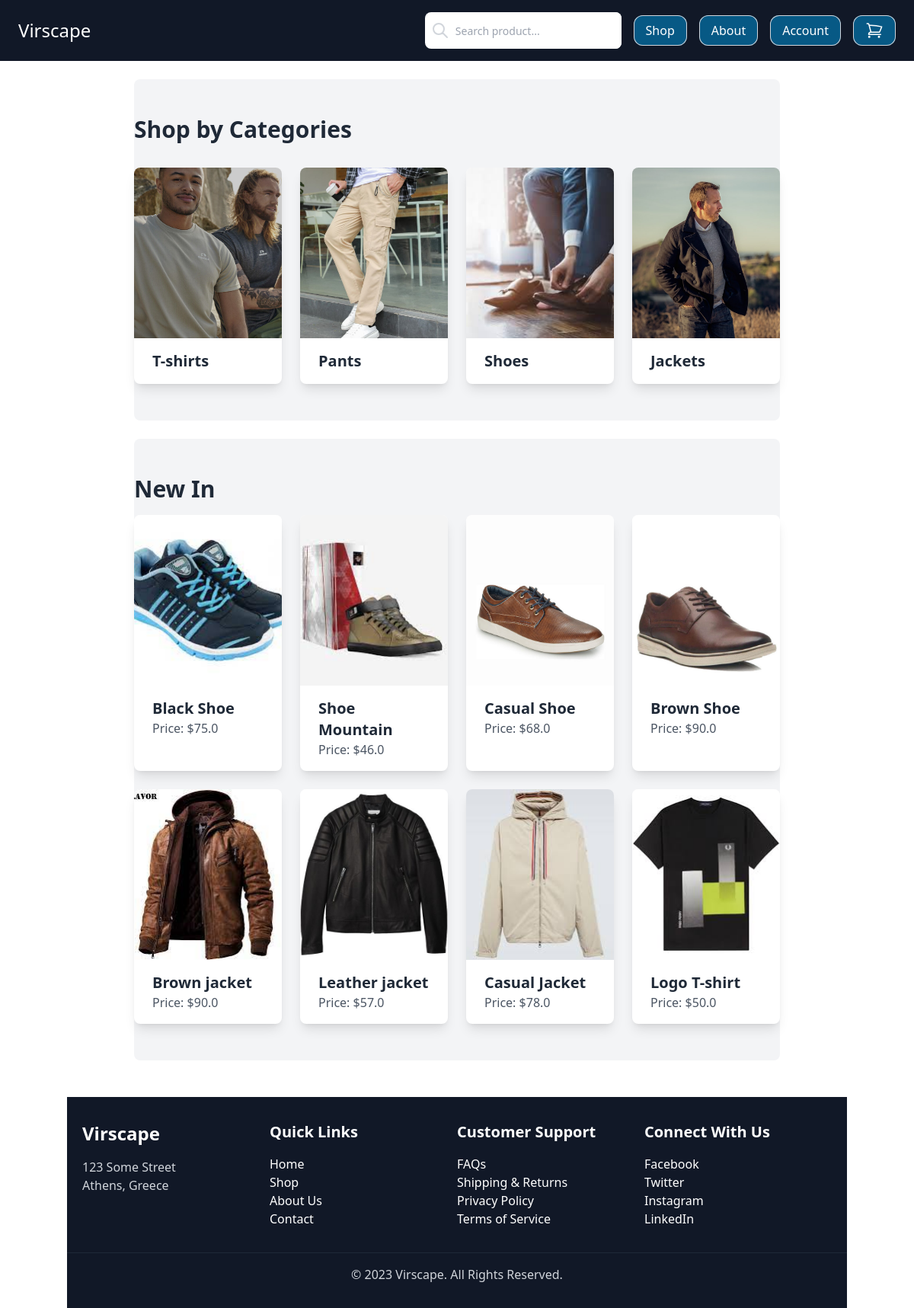
The page / on the database its author committed.
### shop/models.py (models this page shows, shortened)
class Category(models.Model):
    title = models.CharField(max_length=50)
    slug = models.SlugField(null=False, unique=True)
    image = models.ImageField(upload_to='uploads/categories', blank=True, null=True)
    class Meta:
        verbose_name_plural = 'Categories'
    def get_image(self):
        if self.image:
            return self.image.url

class Item(models.Model):
    category = models.ForeignKey(Category, related_name='item', on_delete=models.CASCADE)
    title = models.CharField(max_length=50)
    description = models.TextField(blank=True)
    slug = models.SlugField(null=False, unique=True)
    image = models.ImageField(upload_to='uploads/', blank=True, null=True)
    price = models.FloatField()
    created_date = models.DateField(auto_now_add=True)
    updated_date = models.DateField(auto_now=True)
    favourites = models.ManyToManyField(User, related_name='favourite', default=None, blank=True)
    class Meta:
        ordering = ('-created_date',)
    def get_image(self):
        if self.image:
            return self.image.url

### core/views.py (the view)
# urls.py: path("", views.homepage, name="homepage"),
def homepage(request):
    categories = Category.objects.all()
    newest_items = Item.objects.order_by('-created_date')[:8]
    context = {'categories':categories,'newest_items':newest_items}
    return render(request, "core/homepage.html", context)

### core/templates/core/homepage.html (shortened to what this page needs)
{% extends 'core/base.html' %}
{% block content %}
<br>
<div class="bg-gray-100 py-12 rounded-lg ">
    <div class="container mx-auto ">
        <h1 class="text-3xl font-semibold text-gray-800 mb-8">Shop by Categories</h1>
        <div class="grid grid-cols-1 sm:grid-cols-2 md:grid-cols-3 lg:grid-cols-4 gap-6">
            {% for category in categories %}
            <a href="{% url 'category_view' category.slug %}" class="group bg-white rounded-lg overflow-hidden shadow-lg hover:shadow-xl transition duration-300 ease-in-out">
                <div class="h-56 overflow-hidden group-hover:opacity-90">
                    <img src="{{ category.get_image }}" alt="Image of {{ category.title }}" class="w-full h-full object-cover">
                </div>
                <div class="py-4 px-6">
                    <p class="text-xl font-semibold text-gray-800 group-hover:text-blue-600 transition duration-300 ease-in-out">{{ category.title }}</p>
                </div>
            </a>
            {% endfor %}
        </div>
    </div>
</div>
<br>
<div class="bg-gray-100 rounded-lg py-12">
    <div class="container mx-auto">
        <h2 class="text-3xl font-semibold text-gray-800 mb-4 ">New In</h2>
        <div class="grid grid-cols-1 sm:grid-cols-2 md:grid-cols-3 lg:grid-cols-4 gap-6">
            {% for item in newest_items %}
            <a href="{% url 'view_item' item.category.slug item.slug %}" class="group bg-white rounded-lg overflow-hidden shadow-lg hover:shadow-xl transition duration-300 ease-in-out">
                <div class="h-56 overflow-hidden">
                    <img src="{{ item.get_image }}" alt="Image of {{ item.title }}" class="w-full h-full object-cover">
                </div>
                <div class="py-4 px-6">
                    <p class="text-xl font-semibold text-gray-800 group-hover:text-blue-600 transition duration-300 ease-in-out">{{ item.title }}</p>
                    <p class="text-gray-600">Price: ${{ item.price }}</p>
                </div>
            </a>
            {% endfor %}
        </div>
    </div>
</div>
</div>
{% endblock content %}

### core/templates/core/base.html (shortened to what this page needs)
{% load static %}
<!doctype html>
<html>
<head>
  <script src="https://cdn.tailwindcss.com"></script>
</head>
<body>
    <nav class="max-w-9xl mx-auto py-4 flex items-center justify-between px-6 bg-gray-900">
        <div class="logo">
            <a href="/" class="text-2xl text-white">Virscape</a>
        </div>
        <div class="menu flex items-center space-x-4">
            <form role="search" method="POST" action="{% url 'search_results' %}">
                <div class='max-w-md mx-auto'>
                    <div class="relative flex items-center w-full h-12 rounded-lg focus-within:shadow-lg bg-white overflow-hidden">
                        <div class="grid place-items-center h-full w-12 text-gray-300">
                            <svg xmlns="http://www.w3.org/2000/svg" class="h-6 w-6" fill="none" viewBox="0 0 24 24" stroke="currentColor">
                            <path stroke-linecap="round" stroke-linejoin="round" stroke-width="2" d="M21 21l-6-6m2-5a7 7 0 11-14 0 7 7 0 0114 0z" />
                            </svg>
                        </div>
                        <input
                        class="peer h-full w-full outline-none text-sm text-gray-700 pr-2"
                        type="search"
                        placeholder="Search product..."
                        name="search_query"
                        required aria-label="Search"
                        />
                    </div>
            </form>
            </div>
            <a href="{% url 'shop' %}" class="flex space-x-2 py-2 px-4 bg-sky-800 text-white ring-1 ring-inset ring-gray-300 rounded-xl hover:bg-sky-900">Shop</a>
            <a href="{% url 'about' %}" class="flex space-x-2 py-2 px-4 bg-sky-800 text-white ring-1 ring-inset ring-gray-300 rounded-xl hover:bg-sky-900">About</a>
            {% include 'core/drop_menu.html' %}
            <a href="{% url 'cart' %}" class="flex space-x-2 py-2 px-4 bg-sky-800 text-white ring-1 ring-inset ring-gray-300 rounded-xl hover:bg-sky-900">
              </a>
  <div class="max-w-4xl mx-auto px-6">
  {% block content %}
  {% endblock %}
        <div class="container mx-auto">
            {% include 'core/footer.html' %}
            </div>
</body>
</html>

### core/templates/core/drop_menu.html (shortened to what this page needs)
{% block content %}
<head>
</head>
<body>
    <div class="relative inline-block text-left">
        <div>
            {% if request.user.is_authenticated %}
            <button type="button" class="inline-flex w-full justify-center gap-x-1.5 rounded-md bg-sky-800 text-white rounded-xl hover:bg-sky-900 px-3 py-2  text-gray-900 shadow-sm ring-1 ring-inset ring-gray-300 hover:bg-gray-50" id="menu-button" aria-expanded="false" aria-haspopup="true">
                Account
                <svg class="-mr-1 h-5 w-5 text-gray-400" viewBox="0 0 20 20" fill="currentColor" aria-hidden="true">
                    <path fill-rule="evenodd" d="M5.23 7.21a.75.75 0 011.06.02L10 11.168l3.71-3.938a.75.75 0 111.08 1.04l-4.25 4.5a.75.75 0 01-1.08 0l-4.25-4.5a.75.75 0 01.02-1.06z" clip-rule="evenodd" />
                </svg>
            </button>
        </div>
        <div class="absolute right-0 z-10 mt-2 w-56 origin-top-right rounded-md bg-white shadow-lg ring-1 ring-black ring-opacity-5 focus:outline-none" role="menu" aria-orientation="vertical" aria-labelledby="menu-button" tabindex="-1" style="display: none;">
            <div class="py-1" role="none">
                <a href="{% url 'userprofiles:favourites_list' %}" class="text-gray-700 block px-4 py-2 text-sm" role="menuitem" tabindex="-1" id="menu-item-0">Favourites</a>
                <a href="{% url 'userprofiles:my_account' user.id %}" class="text-gray-700 block px-4 py-2 text-sm" role="menuitem" tabindex="-1" id="menu-item-1">View Profile</a>
                <a href="{% url 'userprofiles:logoutuser' %}" class="text-gray-700 block px-4 py-2 text-sm" role="menuitem" tabindex="-1" id="menu-item-2">Sign out</a>
            </div>
            {% else %}
            <a href="{% url 'userprofiles:login' %}" class="flex space-x-2 py-2 px-4 bg-sky-800 text-white ring-1 ring-inset ring-gray-300 rounded-xl hover:bg-sky-900 "> Account </a>
            {% endif %}
        </div>
    </div>
</body>
</html>
{% endblock content %}

### core/templates/core/footer.html
{% block content %}
<footer class=" container mx-auto bg-gray-900 text-white py-8">
    <div class=" px-5 mx-auto flex flex-col md:flex-row justify-between">
        <div class="md:w-1/4">
            <h3 class="text-2xl font-semibold">Virscape</h3>
            <p class="mt-4 text-gray-300">123 Some Street</p>
            <p class="text-gray-300">Athens, Greece</p>
        </div>
        <div class="md:w-1/4 mt-6 md:mt-0">
            <h3 class="text-xl font-semibold">Quick Links</h3>
            <ul class="mt-4">
                <li><a href="{% url 'homepage' %}">Home</a></li>
                <li><a href="{% url 'shop' %}">Shop</a></li>
                <li><a href="{% url 'about' %}">About Us</a></li>
                <li><a href="#">Contact</a></li>
            </ul>
        </div>
        <div class="md:w-1/4 mt-6 md:mt-0">
            <h3 class="text-xl font-semibold">Customer Support</h3>
            <ul class="mt-4">
                <li><a href="{% url 'faqs' %}">FAQs</a></li>
                <li><a href="{% url 'shipping_return' %}">Shipping & Returns</a></li>
                <li><a href="{% url 'privacy_policy' %}">Privacy Policy</a></li>
                <li><a href="{% url 'terms_service' %}">Terms of Service</a></li>
            </ul>
        </div>
        <div class="md:w-1/4 mt-6 md:mt-0">
            <h3 class="text-xl font-semibold">Connect With Us</h3>
            <ul class="mt-4">
                <li><a href="https://www.facebook.com/" target="_blank">Facebook</a></li>
                <li><a href="https://twitter.com/" target="_blank">Twitter</a></li>
                <li><a href="https://www.instagram.com/" target="_blank">Instagram</a></li>
                <li><a href="https://www.linkedin.com/" target="_blank">LinkedIn</a></li>
            </ul>
        </div>
    </div>
    <hr class="mt-8 border-gray-800">
    <div class="container mx-auto mt-4 text-center text-gray-300">
        <p>&copy; 2023 Virscape. All Rights Reserved.</p>
    </div>
</footer>
{% endblock content %}

### rows shown on the page
Category: get_image (picture), title "T-shirts"
Category: get_image (picture), title "Pants"
Category: get_image (picture), title "Shoes"
Category: get_image (picture), title "Jackets"
Item: get_image (picture), title "Black Shoe", price "75.0"
Item: get_image (picture), title "Shoe Mountain", price "46.0"
Item: get_image (picture), title "Casual Shoe", price "68.0"
Item: get_image (picture), title "Brown Shoe", price "90.0"
Item: get_image (picture), title "Brown jacket", price "90.0"
Item: get_image (picture), title "Leather jacket", price "57.0"
Item: get_image (picture), title "Casual Jacket", price "78.0"
Item: get_image (picture), title "Logo T-shirt", price "50.0"
